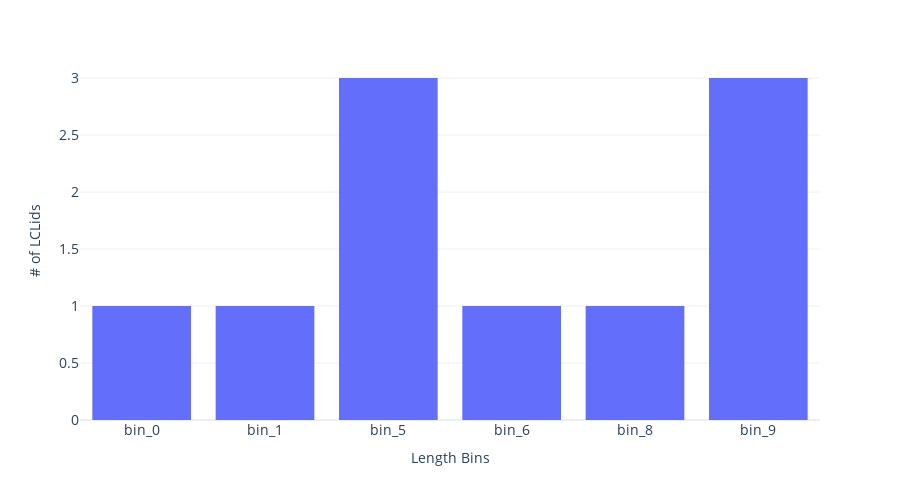

The notebook cell saved with this chart:
### Code cell
fig = px.histogram(out).update_xaxes(categoryorder="category ascending")
fig.update_layout(
        autosize=False,
        width=900,
        height=500,
    # title_text="",
        yaxis=dict(
            title_text="# of LCLids",
            titlefont=dict(size=14),
            tickfont=dict(size=14),
        ),
        xaxis=dict(
            title_text="Length Bins",
            titlefont=dict(size=14),
            tickfont=dict(size=14),
        ),
    showlegend=False
    )
fig.write_image("imgs/chapter_14/length_bin_dist.png")
fig.show()

### Figure 1 — Plotly figure (JSON) as saved in the notebook; plotly's stock layout.template omitted (floating-point values rounded to 4 significant figures)
{"data": [{"alignmentgroup": "True", "bingroup": "x", "hovertemplate": "variable=timestamp<br>value=%{x}<br>count=%{y}<extra></extra>", "legendgroup": "timestamp", "marker": {"color": "#636efa", "pattern": {"shape": ""}}, "name": "timestamp", "offsetgroup": "timestamp", "orientation": "v", "showlegend": true, "type": "histogram", "x": ["bin_9", "bin_9", "bin_6", "bin_5", "bin_5", "bin_5", "bin_1", "bin_0", "bin_9", "bin_8"], "xaxis": "x", "yaxis": "y"}], "layout": {"autosize": false, "barmode": "relative", "height": 500, "legend": {"title": {"text": "variable"}, "tracegroupgap": 0}, "margin": {"t": 60}, "showlegend": false, "width": 900, "xaxis": {"anchor": "y", "categoryorder": "category ascending", "domain": [0, 1], "tickfont": {"size": 14}, "title": {"font": {"size": 14}, "text": "Length Bins"}}, "yaxis": {"anchor": "x", "domain": [0, 1], "tickfont": {"size": 14}, "title": {"font": {"size": 14}, "text": "# of LCLids"}}}}
